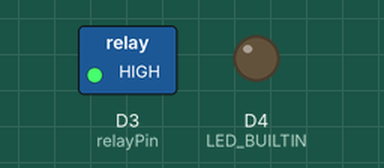
This sketch was run on a simulated ESP8266 (NodeMCU). Parts: switched loads named in the sketch (green lamp = pin HIGH), output pins drawn as LEDs (lit = HIGH, except the on-board LED, lit = LOW). Dashed ring = blinking. WiFi joins after 1.5 s; servers stay silent unless stated; what the sketch prints to the serial monitor is not drawn.

Above: at 1.96 s.
Timing chart, 0 to 4.8 s (numbered marks = the images above):
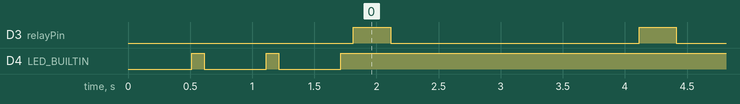

The sketch:

driving_relay.ino
```cpp
#include <ESP8266WiFi.h>

// Network SSID
const char* ssid = "SHIRO_2G";
const char* password = "Paddy_55";
const int connectionWaitTime = 500;
const int connectionTimeout = 10000;

// I/O consts
int relayPin = D3;

void initSerial() {
  Serial.begin(115200);
  delay(10);
  Serial.println();
}

void initIO() {
  Serial.println("Initializing I/O");
  pinMode(LED_BUILTIN, OUTPUT);
  digitalWrite(LED_BUILTIN, LOW);
  pinMode(D3, OUTPUT);
  digitalWrite(D3, LOW);
}

void ledOn() {
  digitalWrite(LED_BUILTIN, LOW);
}

void ledOff() {
  digitalWrite(LED_BUILTIN, HIGH);
}

void blinkLed() {
  ledOn();
  delay(200);
  ledOff();
}

void connectWiFi() {
  int totalWait = 0;
  Serial.println();
  Serial.print("Connecting to ");
  Serial.println(ssid);
  WiFi.hostname("Name");
  WiFi.begin(ssid, password);

  while (WiFi.status() != WL_CONNECTED && totalWait < connectionTimeout) {
    ledOn();
    delay(connectionWaitTime);
    ledOff();
    delay(100);
    Serial.print(".");
    totalWait += connectionWaitTime;
  }
  if (totalWait >= connectionTimeout) {
     Serial.println("");
     Serial.println("!!! Error connecting to WiFi !!!");
  } else {
    Serial.println("");
    Serial.println("WiFi connected");
    // Print the IP address
    Serial.print("IP address: ");
    Serial.print(WiFi.localIP());
  }
}

void pulseIO(int ioName) {
  digitalWrite(D3, HIGH);
  delay(300);
  digitalWrite(D3, LOW);
  //delay(500); //throttling
}


void setup() {
  initSerial();
  initIO();
  connectWiFi();
}


// the loop function runs over and over again forever
void loop() {
  pulseIO(D3);
  delay(2000);
}
```

Measured:
- by itself, D3 (relayPin): alternates HIGH for 0.30 s and LOW for 2.0 s
